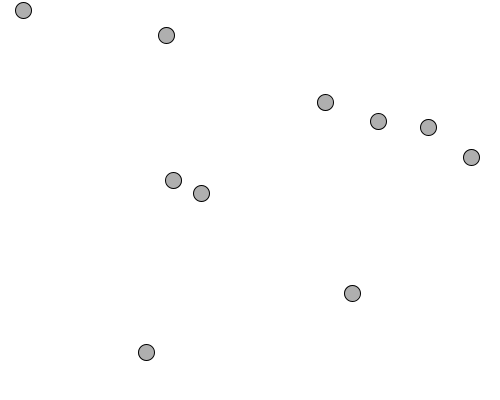
Frame 1 (no input)
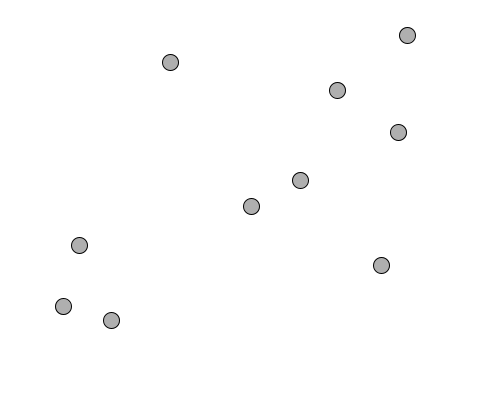
Frame 60 (the mouse pressed at the canvas centre just before this capture)
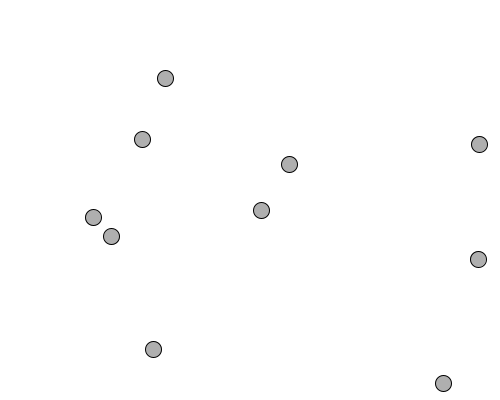
Frame 120 (the mouse held since frame 60 and released just before this capture)

The Processing sketch that drew these frames (run headless with seeded random() and noise(); from frame 60 on, the mouse is pressed at the canvas centre):

// Processing sketch: GenericMover
// ── GenericMover.pde
Mover[] m = new Mover[10];

void setup(){
  size(500,400);
  for(int i =0; i < 10; i++){
    m[i] = new Mover();
  }
}

void draw(){
  background(255);
  for (int i = 0; i < 10; i++){
    m[i].update();
    m[i].checkbounds();
    m[i].display();
  }
}

// ── Mover.pde
class Mover{
  PVector location;
  PVector velocity;
  PVector acceleration;
  float radius = 8;
  float topspeed = 8;
  
  Mover(){
    location = new PVector(random(width), random(height));
    velocity = new PVector(random(-2,2), random(-2,2));
    acceleration = new PVector(0,0);
  }
  
  void update(){
   PVector mouse = new PVector(mouseX, mouseY);
   PVector dir = PVector.sub(mouse, location);
   float dist = dir.mag();
   dir.normalize();
   dir.mult(5/dist);
   
   acceleration = dir;
   velocity.add(acceleration);
   velocity.limit(topspeed);
   location.add(velocity); 
   
  }
  
  void display(){
   stroke(0);
   fill(175);
   ellipse(location.x, location.y, radius*2, radius*2);
  }
  
  void checkbounds(){
    if (location.x > width) {
      location.x = 0;
    } else if (location.x < 0) {
      location.x = width;
    }
 
    if (location.y > height) {
      location.y = 0;
    } else if (location.y < 0) {
      location.y = height;
    }
  }
}
